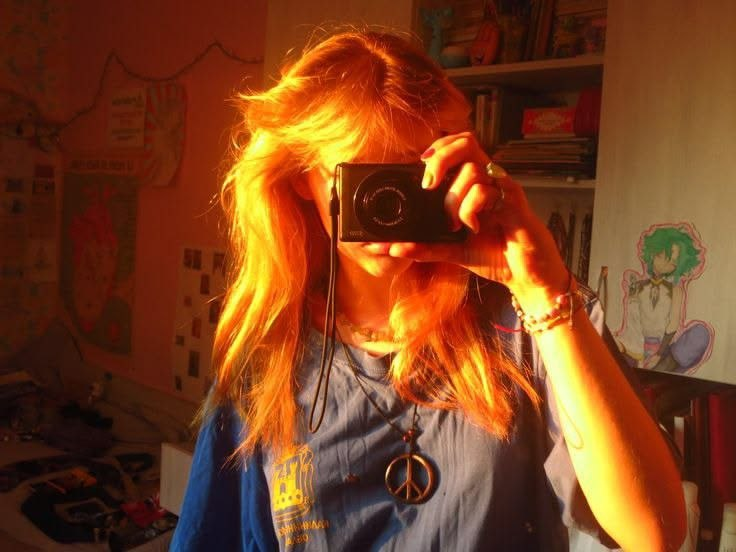
#> input picture 08_Color_Channels/girl.jpg, 736 x 552 px
$ python splitmerge.py
#> lines starting #> are read from the running program, lines starting #| are printed output that depends on the picture
import cv2 as cv
import numpy as np
img=cv.imread('girl.jpg')
#> img is the input picture: shape (552, 736, 3); mean B, G, R 31, 64.4, 122.5
cv.imshow('img',img)
b,g,r=cv.split(img) # Image splitting process into thirds : blue, green, red matrix
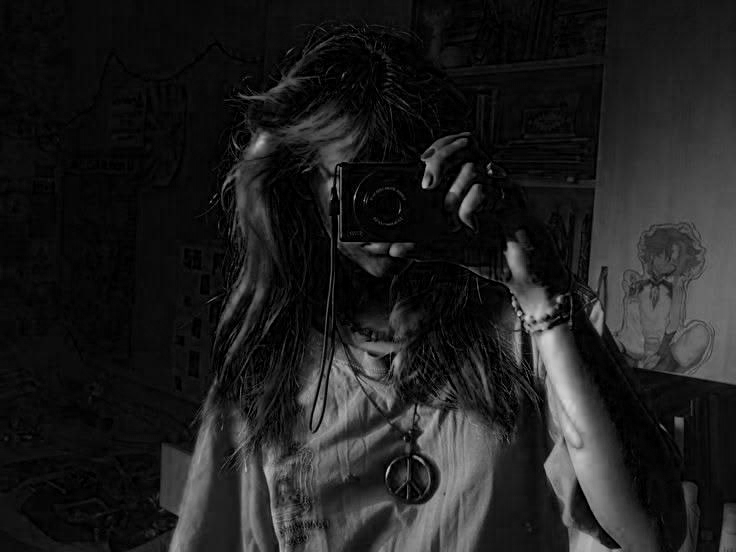
#> b: shape (552, 736); min 0, max 212, mean 31
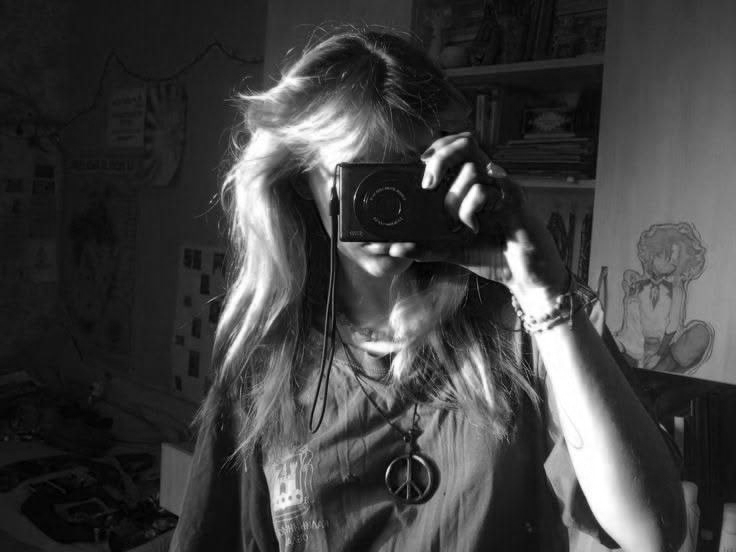
#> g: shape (552, 736); min 0, max 255, mean 64.4
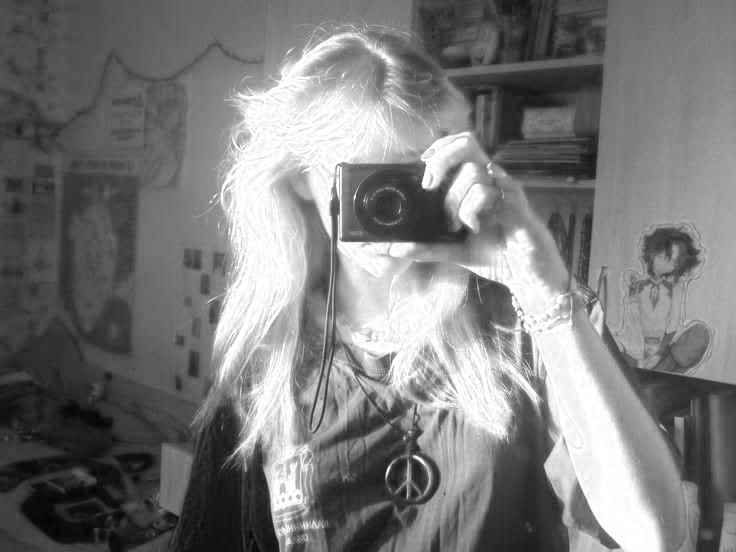
#> r: shape (552, 736); min 2, max 255, mean 122.5
cv.imshow('Blue',b)
cv.imshow('Green',g)
cv.imshow('Red',r)
print(img.shape) # (height,width,channels)
#| (552, 736, 3)
print(b.shape) # Each color channels maintains the same size as the original image.
#| (552, 736)
print(g.shape)
#| (552, 736)
print(r.shape)
#| (552, 736)
merged=cv.merge([b,g,r]) # Restoration of separate color channels
# merged=cv.merge([r,g,b]) # change colors
cv.imshow('merged',merged)
blank=np.zeros(img.shape[:2],dtype='uint8') # Creat an array of zeros and merge it with only one channel to view the image in only one color
blue=cv.merge([b,blank,blank])
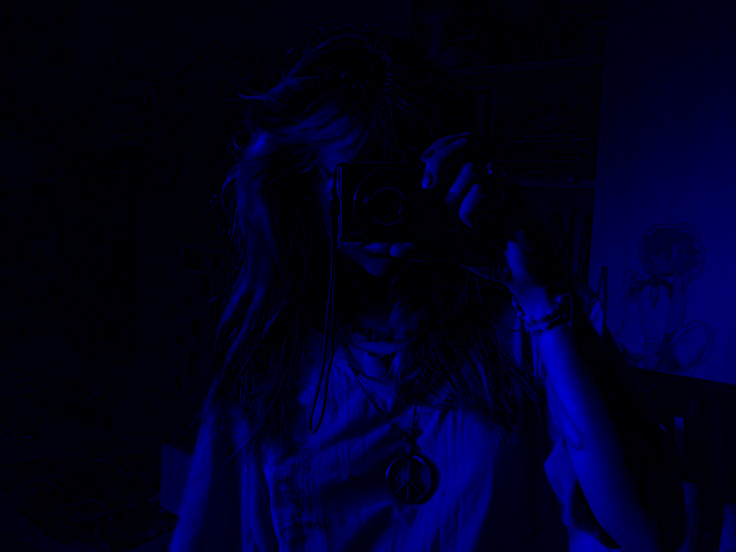
#> blue: shape (552, 736, 3); mean of channels 0, 1, 2 31, 0, 0; drawn as B, G, R
green=cv.merge([blank,b,blank])
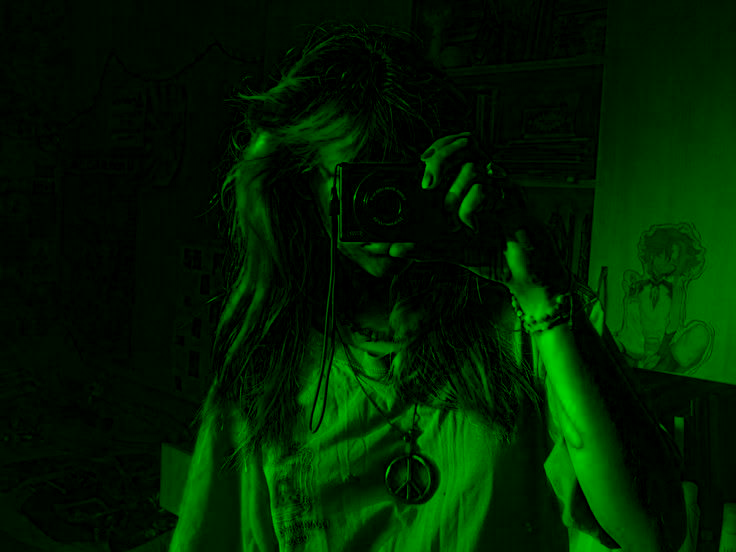
#> green: shape (552, 736, 3); mean of channels 0, 1, 2 0, 31, 0; drawn as B, G, R
red=cv.merge([blank,blank,b])
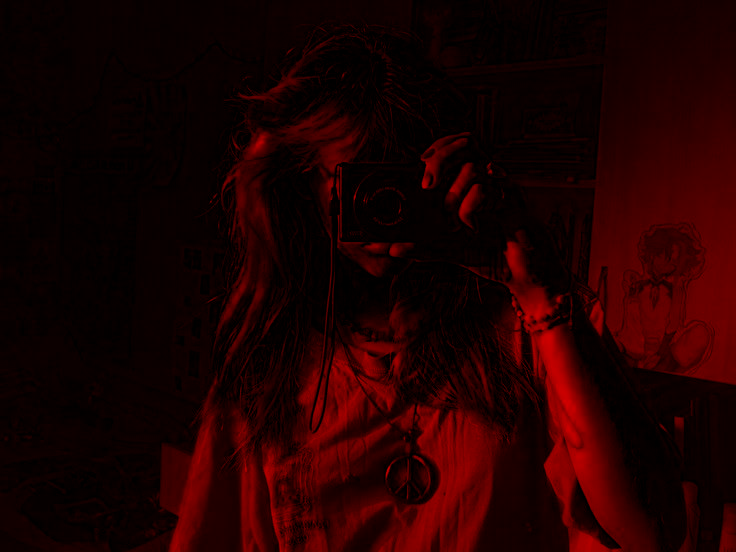
#> red: shape (552, 736, 3); mean of channels 0, 1, 2 0, 0, 31; drawn as B, G, R
cv.imshow('Blue',blue)
cv.imshow('Green',green)
cv.imshow('Red',red)
cv.waitKey(0)
